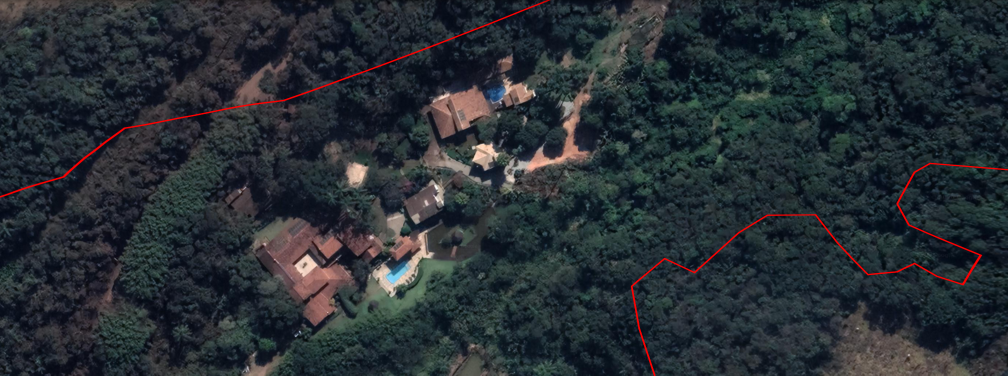
#> input picture brum/data/raw/img0.png, 2016 x 751 px (shown at 1/2 size)
$ python -i pipeline_IA.py   (imports and definitions only)
#> lines starting #> are read from the running program, lines starting #| are printed output that depends on the picture
#> further down, picture is the input picture: shape (751, 2016, 3); mean B, G, R 51.3, 46.2, 39.7
"""pipeline_IA.py — YOLO-based building detection for Brumadinho.

Runs YOLO segmentation inference, builds the impact zone mask from red pixels
in the source image, and classifies each detected building as inside or outside
the zone.

Usage (from brum/):
    python scripts/pipeline_IA.py --images data/bronze/img0.png
    python scripts/pipeline_IA.py                          # all bronze PNGs
    python scripts/pipeline_IA.py --model data/raw/best.pt --output-dir results/
    python scripts/pipeline_IA.py --images img0.png --save-json detections/
"""

from __future__ import annotations

import argparse
import json
import sys
from collections import defaultdict
from pathlib import Path

import cv2
import numpy as np
from PIL import Image
from ultralytics import YOLO

# ---------------------------------------------------------------------------
# sys.path: ensure brum/ root is importable as "src.*"
# ---------------------------------------------------------------------------
_SCRIPT_DIR = Path(__file__).resolve().parent   # brum/scripts/
_BRUM_ROOT = _SCRIPT_DIR.parent                 # brum/


# [29 lines left out: functions _load_config, run_inference, not called in this run]


# ---------------------------------------------------------------------------
# Impact zone mask (pixel-space flood fill from red pixels)
# ---------------------------------------------------------------------------

def build_zone_mask(img_array: np.ndarray) -> tuple[np.ndarray, np.ndarray]:
    """Build a filled binary mask of the impact zone from red pixels.

    Detects the red impact-zone outline drawn on the image, closes open
    endpoints along the image border, then flood-fills to produce a solid mask.

    Returns:
        inside_mask: (H, W) uint8 — 255 inside the impact zone.
        bw: (H, W) uint8 — 255 on the red boundary pixels.
    """
    H, W = img_array.shape[:2]
#> H = 751; W = 2016

    r, g, b = img_array[:, :, 0], img_array[:, :, 1], img_array[:, :, 2]
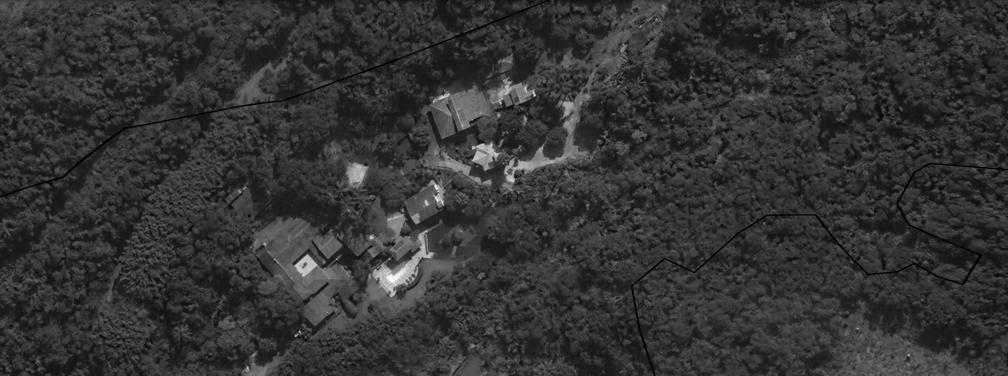
#> r: shape (751, 2016) (shown at 1/2 size); min 0, max 253, mean 51.3
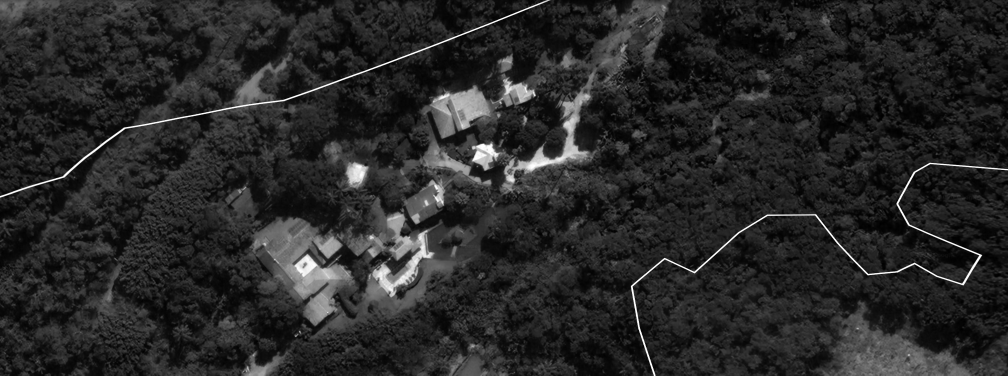
#> b: shape (751, 2016) (shown at 1/2 size); min 0, max 255, mean 39.7
    bw = np.zeros((H, W), dtype=np.uint8)
    bw[(r > 180) & (g < 80) & (b < 80)] = 255
    bw = cv2.morphologyEx(bw, cv2.MORPH_CLOSE, np.ones((7, 7), np.uint8))
    bw = cv2.dilate(bw, np.ones((5, 5), np.uint8), iterations=1)

    # [5 lines left out: function perimeter_pos, not called in this run]

    border_mask = np.zeros((H, W), dtype=np.uint8)
    border_mask[0, :] = border_mask[H-1, :] = border_mask[:, 0] = border_mask[:, W-1] = 255
    inter = cv2.bitwise_and(bw, border_mask)
    _, _, _, centroids = cv2.connectedComponentsWithStats(inter)
    raw_endpoints = [(int(c[0]), int(c[1])) for c in centroids[1:]]

    _, line_labels = cv2.connectedComponents(bw)

    # [7 lines left out: function get_line_id, not called in this run]

    total_perim = 2 * (W + H - 2)
#> total_perim = 5530
    groups: dict = defaultdict(list)
    for cx, cy in raw_endpoints:
        lid = get_line_id(cx, cy)
        pos = perimeter_pos(cx, cy)
        groups[lid].append((pos, (cx, cy)))

    endpoints: list[tuple[int, int]] = []
    for lid, pts in groups.items():
        if len(pts) == 1:
            continue
        elif len(pts) == 2:
            endpoints.extend(pt for _, pt in pts)
        else:
            best = max(
                ((i, j) for i in range(len(pts)) for j in range(i + 1, len(pts))),
                key=lambda ij: min(
                    (pts[ij[1]][0] - pts[ij[0]][0]) % total_perim,
                    (pts[ij[0]][0] - pts[ij[1]][0]) % total_perim,
                ),
            )
            endpoints.extend([pts[best[0]][1], pts[best[1]][1]])
#> after the loop, endpoints = []

    endpoints.sort(key=lambda p: perimeter_pos(p[0], p[1]))
    for i in range(0, len(endpoints) - 1, 2):
        cv2.line(bw, endpoints[i], endpoints[i + 1], 255, thickness=5)
#> bw: shape (751, 2016); every value is 0

    bw_padded = np.pad(bw, 1, constant_values=0)
    flood = bw_padded.copy()
    cv2.floodFill(flood, None, (0, 0), 255)
#> flood: shape (753, 2018); every value is 255
    exterior = (flood[1:-1, 1:-1] == 255) & (bw == 0)
    inside_mask = np.zeros((H, W), dtype=np.uint8)
    inside_mask[~exterior & (bw == 0)] = 255
    inside_mask = cv2.bitwise_or(inside_mask, bw)

    return inside_mask, bw


# ---------------------------------------------------------------------------
# Annotation and counting
# ---------------------------------------------------------------------------

# [239 lines left out: functions annotate_and_count, run_pipeline, _print_summary, parse_args, main, not called in this run]


# [2 lines not run here, left out]

>>> import cv2
>>> picture = cv2.imread('../data/raw/img0.png')
>>> result = build_zone_mask(picture)

$ run again, on brum/data/raw/img1.png
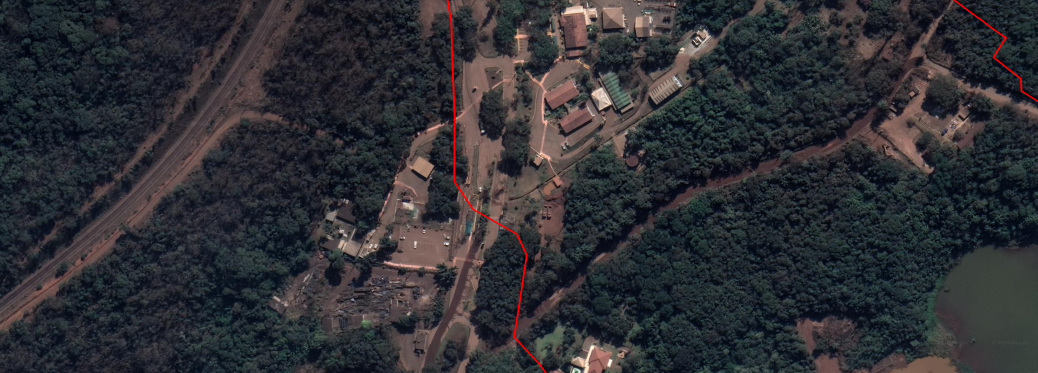
#> input picture brum/data/raw/img1.png, 2075 x 746 px (shown at 1/2 size)
#> picture is the input picture: shape (746, 2075, 3); mean B, G, R 52.1, 47.5, 47.4
#> in build_zone_mask, `r, g, b = img_array[:, :, 0], img_array[:, :, 1], img_array[:, :, 2]`:
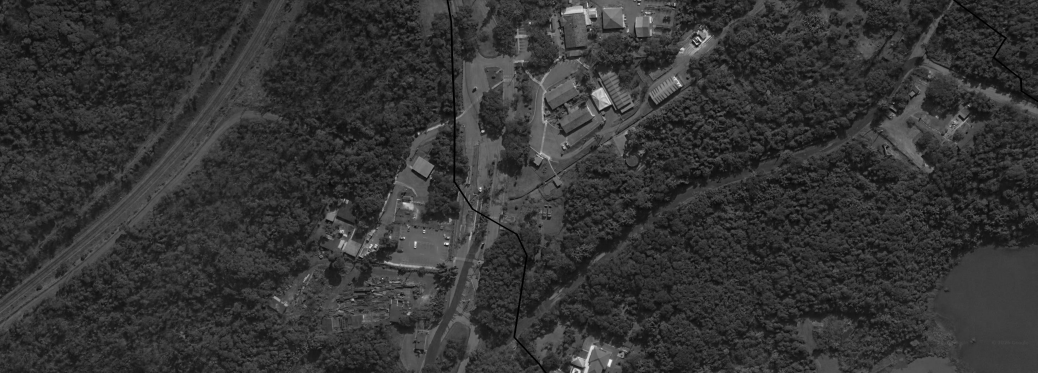
#> r: shape (746, 2075) (shown at 1/2 size); min 0, max 251, mean 52.1
#> in build_zone_mask, `r, g, b = img_array[:, :, 0], img_array[:, :, 1], img_array[:, :, 2]`:
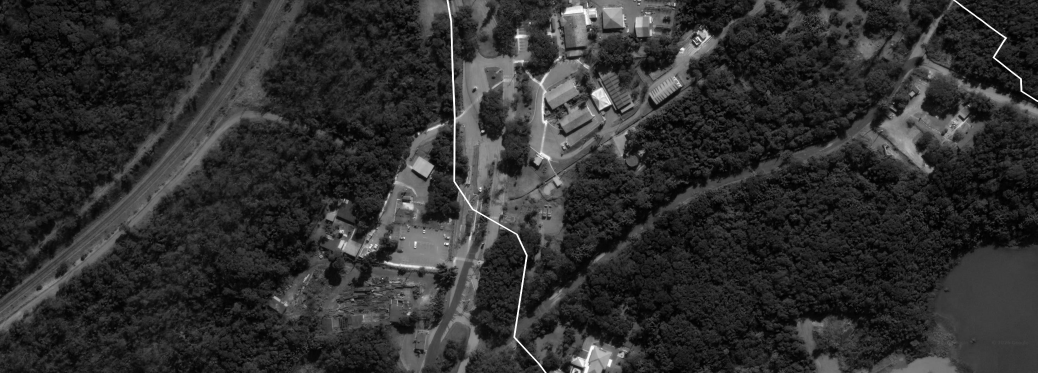
#> b: shape (746, 2075) (shown at 1/2 size); min 0, max 255, mean 47.4
#> flood: shape (748, 2077); every value is 255

$ run again, on brum/data/raw/img2.png
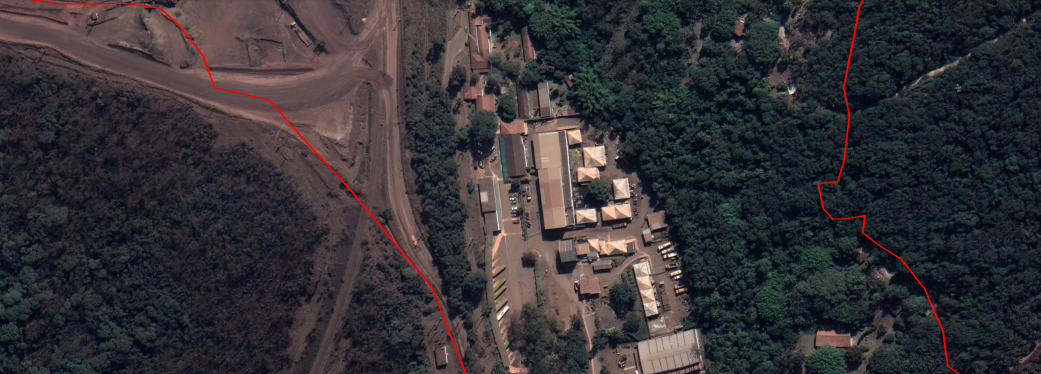
#> input picture brum/data/raw/img2.png, 2081 x 748 px (shown at 1/2 size)
#> picture is the input picture: shape (748, 2081, 3); mean B, G, R 55, 51, 54.2
#> in build_zone_mask, `r, g, b = img_array[:, :, 0], img_array[:, :, 1], img_array[:, :, 2]`:
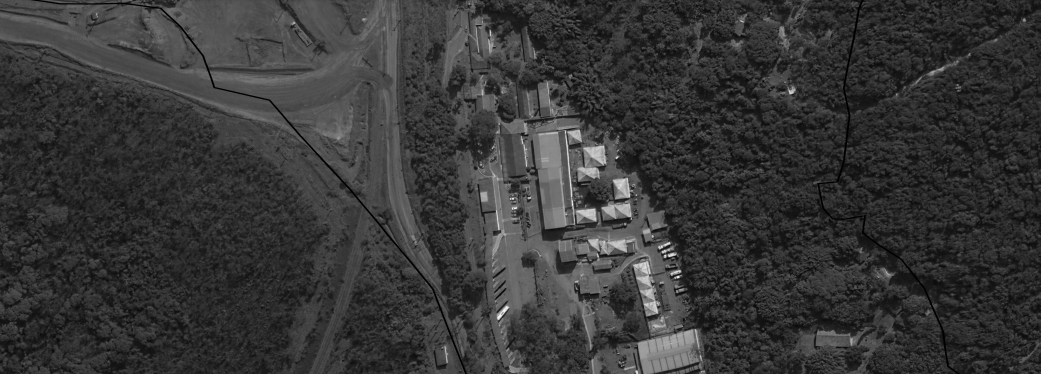
#> r: shape (748, 2081) (shown at 1/2 size); min 0, max 254, mean 55
#> in build_zone_mask, `r, g, b = img_array[:, :, 0], img_array[:, :, 1], img_array[:, :, 2]`:
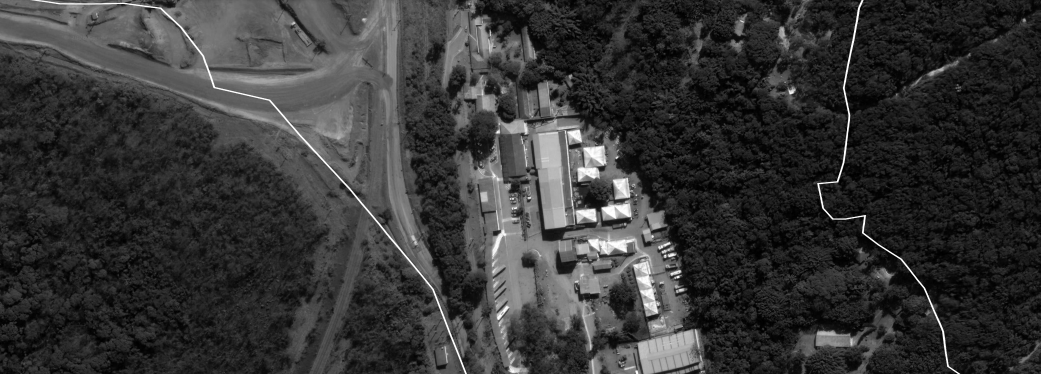
#> b: shape (748, 2081) (shown at 1/2 size); min 0, max 255, mean 54.2
#> flood: shape (750, 2083); every value is 255

$ run again, on brum/data/raw/img3.png
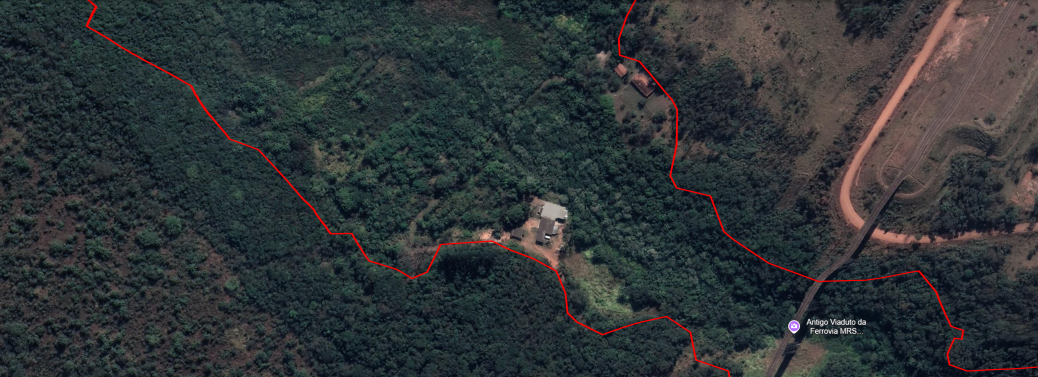
#> input picture brum/data/raw/img3.png, 2076 x 754 px (shown at 1/2 size)
#> picture is the input picture: shape (754, 2076, 3); mean B, G, R 54.9, 52.8, 47.9
#> in build_zone_mask, `r, g, b = img_array[:, :, 0], img_array[:, :, 1], img_array[:, :, 2]`:
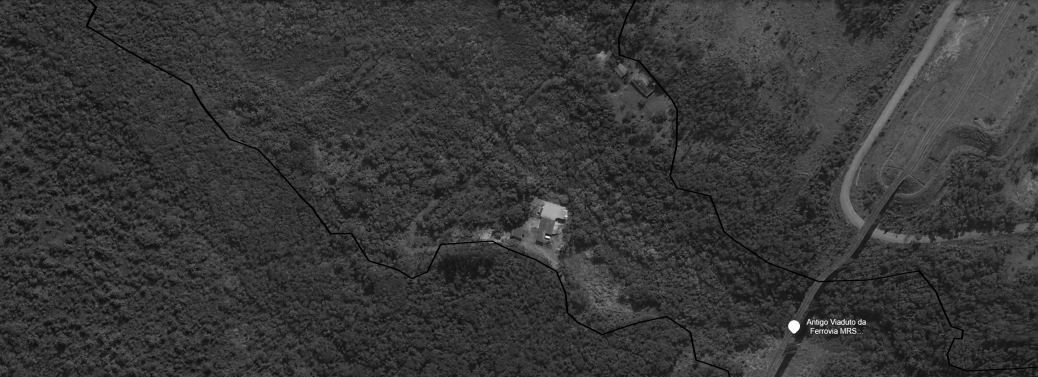
#> r: shape (754, 2076) (shown at 1/2 size); min 0, max 255, mean 54.9
#> in build_zone_mask, `r, g, b = img_array[:, :, 0], img_array[:, :, 1], img_array[:, :, 2]`:
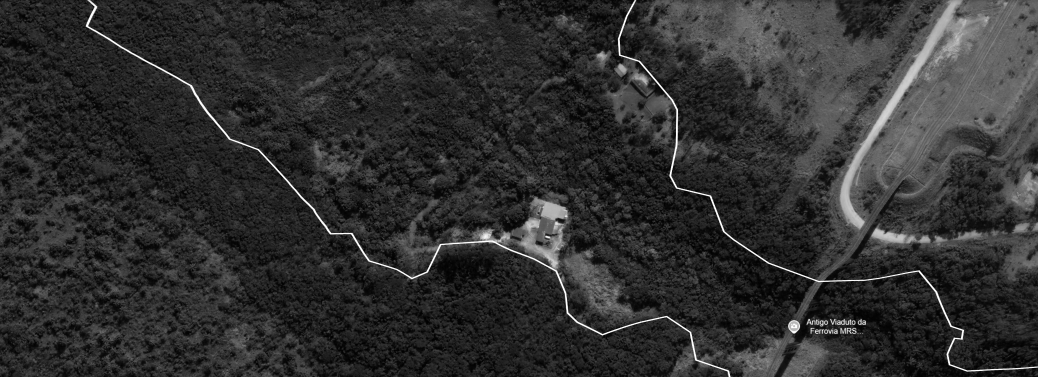
#> b: shape (754, 2076) (shown at 1/2 size); min 0, max 255, mean 47.9
#> flood: shape (756, 2078); every value is 255
